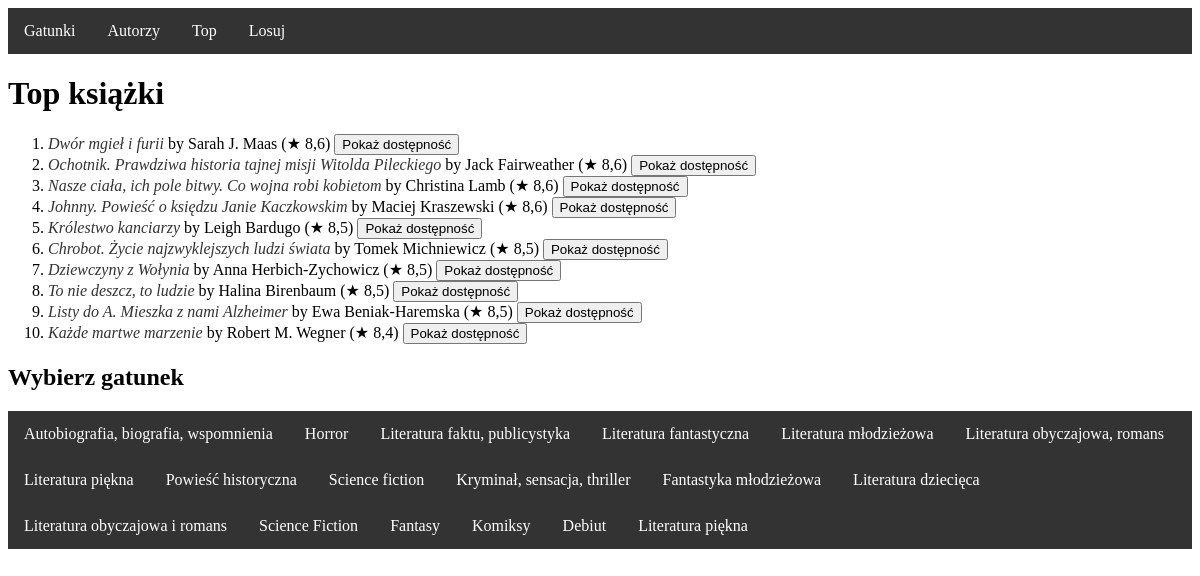
The app's page /genres/top/, older data.
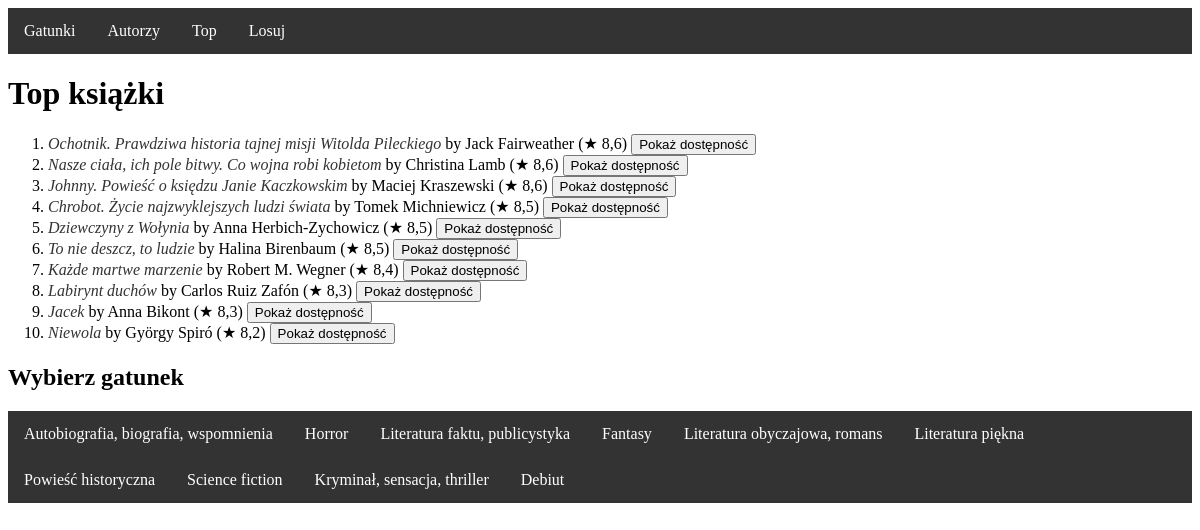
The same page, newer data.
### book_manager/models.py (models this page shows, shortened)
class Book(models.Model):
    year = models.CharField(max_length=4)
    genre = models.TextField()
    book_url = models.URLField()
    title = models.TextField()
    author = models.TextField()
    tags = models.TextField()
    description = models.TextField()
    rating = models.CharField(max_length=4)
    ratings_nb = models.CharField(max_length=10)
    availability = models.BooleanField(default=True)
    similar_books = models.CharField(max_length=255, default='')
    library_book_id = models.TextField()

### book_manager/views.py (the view)
# urls.py: path('top/', top_books, name='top_books'),
def top_books(request):
    genres = Book.objects.values_list('genre', flat=True).distinct()
    books = Book.objects.filter(availability=1).order_by('-rating')[:10]
    books_per_genres = {}
    for genre in genres:
        books_in_genre = Book.objects.filter(genre=genre, availability=1).order_by('-rating')[:15]
        books_per_genres[genre] = books_in_genre
    return render(request, 'book_manager/top_books.html', {'books': books, 'genres': genres, 'books_per_genres': books_per_genres})

### book_manager/templates/book_manager/top_books.html (shortened to what this page needs)
<!DOCTYPE html>
<html>
<head>
</head>
<body>
    <div class="menu-bar">
        <a href="/genres/">Gatunki</a>
        <a href="/genres/authors/">Autorzy</a>
        <a href="/genres/top/">Top</a>
        <a href="/genres/random/">Losuj</a>
    </div>
    <h1>Top książki</h1>
    <ul class="book-details">
        {% for book in books %}
            <li>
                <a href="javascript:void(0);" onclick="showDescription('description-{{ forloop.counter }}')" class="book-title">
                    <em>{{ book.title }}</em>
                </a> by {{ book.author }} (&#9733; {{ book.rating }})
                    <button onclick="checkBookAvailability({{ book.id }}, {{ forloop.counter }})">Pokaż dostępność</button>
            </li>
        {% endfor %}
    </ul>
    <h2>Wybierz gatunek</h2>
    <div class="genres-bar">
        {% for genre in genres %}
            <a href="javascript:filterBooksByGenre('{{ genre|escapejs }}')">{{ genre }}</a>
        {% endfor %}
    </div>
</body>
</html>

Row changes from the older to the newer data that the page shows:
no longer on this page (row edited): Book: title "Dwór mgieł i furii", author "Sarah J. Maas", rating "8,6"
no longer on this page (row edited): Book: title "Królestwo kanciarzy", author "Leigh Bardugo", rating "8,5"
no longer on this page (row edited): Book: title "Listy do A. Mieszka z nami Alzheimer", author "Ewa Beniak-Haremska", rating "8,5"
now on this page (row edited): Book: title "Labirynt duchów", author "Carlos Ruiz Zafón", rating "8,3"
now on this page (row edited): Book: title "Jacek", author "Anna Bikont", rating "8,3"
now on this page (row edited): Book: title "Niewola", author "György Spiró", rating "8,2"
Text that changed along with them:
list line gone: "Literatura fantastyczna"
list line gone: "Literatura młodzieżowa"
list line gone: "Fantastyka młodzieżowa"
list line gone: "Literatura dziecięca"
list line gone: "Literatura obyczajowa i romans"
list line gone: "Science Fiction"
list line gone: "Komiksy"
list line gone: "Literatura piękna"
